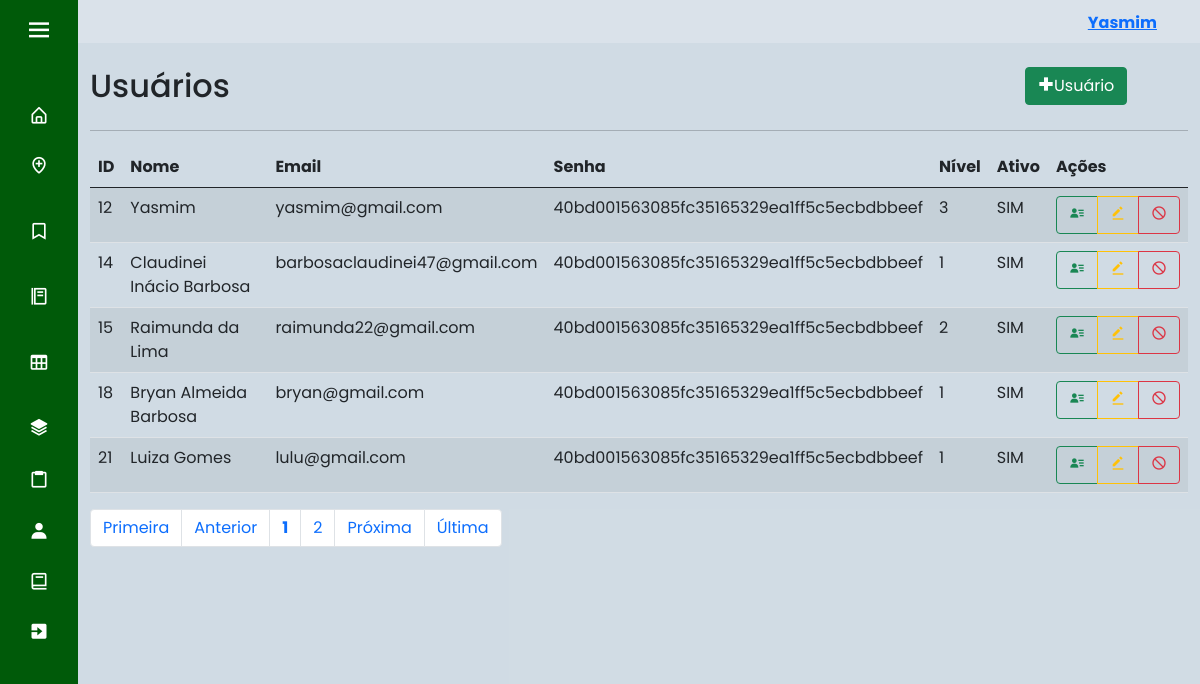
The page /index.php?page=lista_usu (signed in) on the database its author committed.
### tables this page shows
CREATE TABLE IF NOT EXISTS `usuario` (
  `id_cli` int(11) NOT NULL AUTO_INCREMENT,
  `nome` varchar(45) NOT NULL,
  `email` varchar(45) NOT NULL,
  `senha` varchar(100) NOT NULL,
  `nivel` int(1) DEFAULT NULL,
  `ativo` tinyint(1) DEFAULT NULL,
  `foto` varchar(220) DEFAULT NULL,
  PRIMARY KEY (`id_cli`),
  KEY `nivel` (`nivel`)
);

### sis/usuario/lista_usu.php (the view, shortened to what this page needs)
<div id="main" class="container-fluid">
	<div id="top" class="row">
		<div class="col-md-10">
			<h2>Usuários</h2>
		</div>
		<div class="col-md-2">
			<a href="?page=fcad_usu" class="btn btn-success pull-right h2"><i class='bx bx-plus-medical'></i>Usuário</a>
		</div>
	</div>
	<hr/>
	<div id="bloco-list-pag">
		<div id="list" class="row">
			<div class="table-responsive col-xs-12">
				<?php
					$quantidade = 5;
					$pagina = (isset($_GET['pagina'])) ? (int)$_GET['pagina'] : 1;
					$inicio = ($quantidade * $pagina) - $quantidade;
					$data_all = mysqli_query($con, "select * from usuario order by id_cli asc limit $inicio, $quantidade;") or die(mysqli_error());
					echo "<table class='table table-striped' cellspacing='0' cellpading='0'>";
					echo "<thead><tr>";
					echo "<td><strong>ID</strong></td>";
					echo "<td><strong>Nome</strong></td>";
					echo "<td><strong>Email</strong></td>";
					echo "<td><strong>Senha</strong></td>";
					echo "<td><strong>Nível</strong></td>";
					echo "<td><strong>Ativo</strong></td>";
					echo "<td class='actions'><strong>Ações</strong></td>";
					echo "</tr></thead><tbody>";
					while($info = mysqli_fetch_array($data_all)){
						echo "<tr>";
						echo "<td>".$info['id_cli']."</td>";
						echo "<td>".$info['nome']."</td>";
						echo "<td>".$info['email']."</td>";
						echo "<td>".$info['senha']."</td>";
						echo "<td>".$info['nivel']."</td>";
						if($info['ativo'] == 1){
							echo "<td>SIM</td>";
						}else if($info['ativo'] == 0){
							echo "<td>NÃO</td>";
						}
						echo "<td><div class='btn-group btn-group-xs'>";
						echo "<a class='btn btn-outline-success btn-xs' href=?page=view_usu&id_cli=".$info['id_cli']."> <i class='bx bxs-user-detail'></i> </a>";
						echo "<a class='btn btn-outline-warning btn-xs' href=?page=fedit_usu&id_cli=".$info['id_cli']."> <i class='bx bxs-edit-alt'></i> </a>";
						if($info['ativo'] == 1){
							echo "<a class='btn btn-outline-danger btn-xs'  href=?page=block_usu&id_cli=".$info['id_cli']."> <i class='bx bx-block'></i> </a>";
						}else if($info['ativo'] == 0){
							echo "<a class='btn btn-outline-success btn-xs'  href=?page=ativa_usu&id_cli=".$info['id_cli']."><i class='bx bx-lock-open'></i></a></div></td>";
						}
					}
					echo "</tr></tbody></table>";
				?>
			</div>
		</div>
		<div id="bottom" class="row">
			<div class="col-md-12">
				<?php
					$sqlTotal 		= "select id_cli from usuario;";
					$qrTotal  		= mysqli_query($con, $sqlTotal) or die (mysqli_error());
					$numTotal 		= mysqli_num_rows($qrTotal);
					$totalpagina = (ceil($numTotal/$quantidade)<=0) ? 1 : ceil($numTotal/$quantidade);
					$exibir = 3;
					$anterior = (($pagina-1) <= 0) ? 1 : $pagina - 1;
					$posterior = (($pagina+1) >= $totalpagina) ? $totalpagina : $pagina+1;
					echo "<ul class='pagination'>";
					echo "<li class='page-item'><a class='page-link' href='?page=lista_usu&pagina=1'> Primeira</a></li> ";
					echo "<li class='page-item'><a class='page-link' href=\"?page=lista_usu&pagina=$anterior\"> Anterior</a></li> ";
					echo "<li class='page-item'><a class='page-link' href='?page=lista_usu&pagina=".$pagina."'><strong>".$pagina."</strong></a></li> ";
					for($i = $pagina+1; $i < $pagina+$exibir; $i++){
						if($i <= $totalpagina)
						echo "<li class='page-item'><a class='page-link' href='?page=lista_usu&pagina=".$i."'> ".$i." </a></li> ";
					}
					echo "<li class='page-item'><a class='page-link' href=\"?page=lista_usu&pagina=$posterior\"> Pr&oacute;xima</a></li> ";
					echo "<li class='page-item'><a class='page-link' href=\"?page=lista_usu&pagina=$totalpagina\"> &Uacute;ltima</a></li></ul>";
				?>
			</div>
		</div>
	</div>
</div>

### index.php (shortened to what this page needs)
<!doctype html>
<html lang="pt-br">
  <head>
    <link rel="stylesheet" href="css/style.css">
    <link href='https://unpkg.com/boxicons@2.0.7/css/boxicons.min.css' rel='stylesheet'>
    <link href="https://cdn.jsdelivr.net/npm/bootstrap@5.0.2/dist/css/bootstrap.min.css" rel="stylesheet">
  </head>
  <body>
    <?php
      include "base/config.php";
      switch($_SESSION['UsuarioNivel']){
        case 3: include "base/sidebar3.php"; break; exit;
      }
    ?>
  <section class="home-section">
      <nav class="navbar navbar-expand-sm" style="background-color: rgba(255, 255, 255, 0.2);">
      <?php
          if(isset($_SESSION["UsuarioID"])) {
              $usuario_id = $_SESSION["UsuarioID"];
          } else{
              header("location: base/login.php");
              exit;
          }
          $sql = "select * from usuario where id_cli = '$usuario_id'";
          $result = mysqli_query($con, $sql);
          if($result){
            $row = mysqli_fetch_assoc($result);
            $nome = $row['nome'];
      ?>
        <ul class="navbar-nav" style="margin-left: 90%;">
          <li class="nav-item" style="font-weight: bold; margin-top: 5%">
            <a href="base/dados.php"><?php echo'' .$nome. '';?></a>
          </li>
        </ul>
      </nav>
      <br>
      <?php
        } else{
              echo "Erro na consulta:" .mysqli_error($con);
            }
      ?>
    <?php
      include "base/ch_pages.php";
    ?>
    </section>
  </body>
</html>

### css/style.css (style rules this page uses)
* { margin: 0; padding: 0; box-sizing: border-box; font-family: 'Poppins', sans-serif; }
.home-section { position: relative; background: #184e7733; height: 100vh; left: 260px; width: calc(100% - 260px); transition: all 0.5s ease; }
.sidebar.close ~ .home-section { left: 78px; width: calc(100% - 78px); }

### rows shown on the page
usuario: nome "Yasmim", id_cli "12", email "yasmim@gmail.com", senha "40bd001563085fc35165329ea1ff5c5ecbdbbeef", nivel "3", ativo "SIM"
usuario: id_cli "14", nome "Claudinei Inácio Barbosa", email "barbosaclaudinei47@gmail.com", senha "40bd001563085fc35165329ea1ff5c5ecbdbbeef", nivel "1", ativo "SIM"
usuario: id_cli "15", nome "Raimunda da Lima", email "raimunda22@gmail.com", senha "40bd001563085fc35165329ea1ff5c5ecbdbbeef", nivel "2", ativo "SIM"
usuario: id_cli "18", nome "Bryan Almeida Barbosa", email "bryan@gmail.com", senha "40bd001563085fc35165329ea1ff5c5ecbdbbeef", nivel "1", ativo "SIM"
usuario: id_cli "21", nome "Luiza Gomes", email "lulu@gmail.com", senha "40bd001563085fc35165329ea1ff5c5ecbdbbeef", nivel "1", ativo "SIM"

### other values the page prints
$pagina "1"
